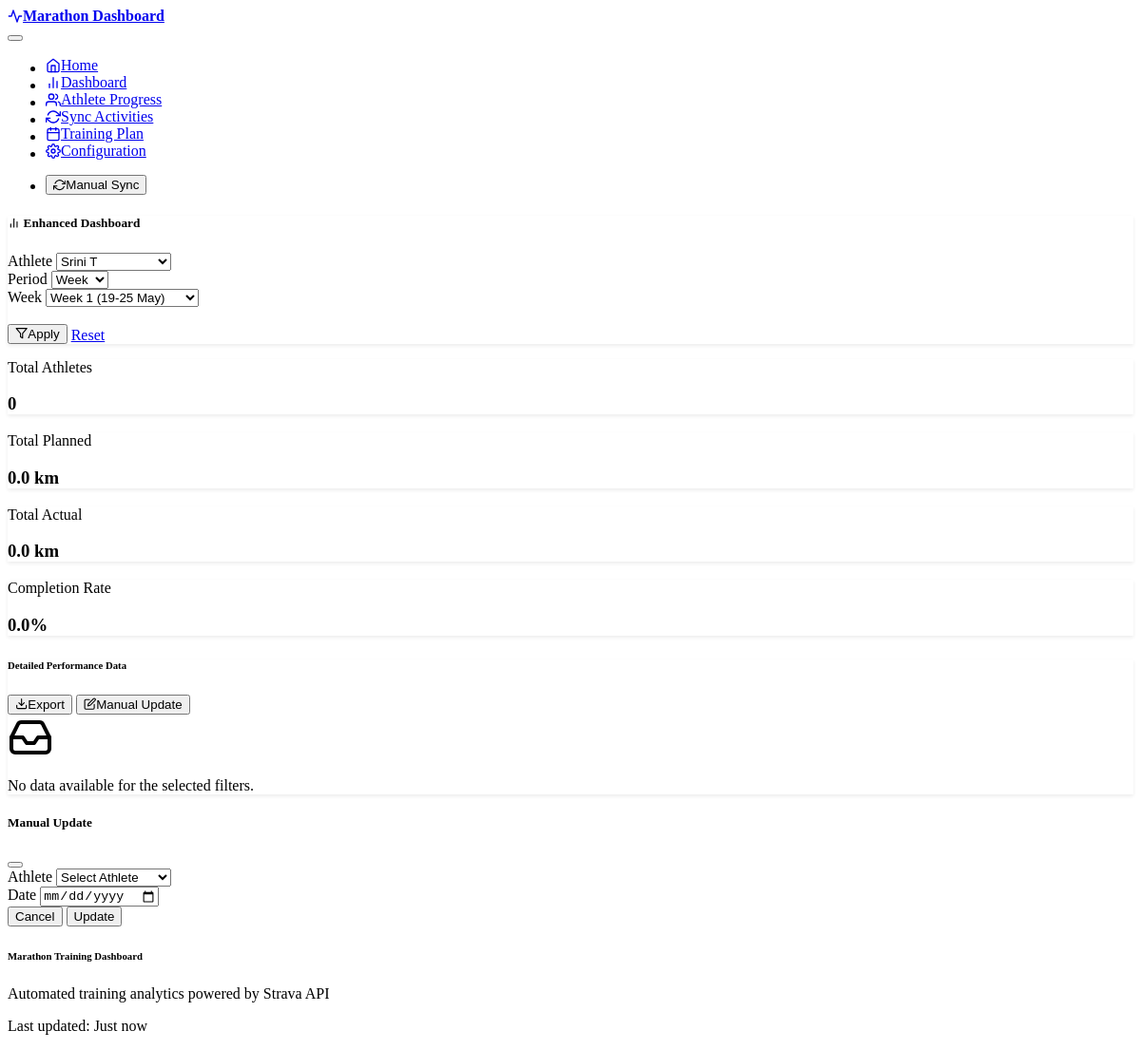
The page /dashboard?athlete_id=2 on the database as committed earlier.
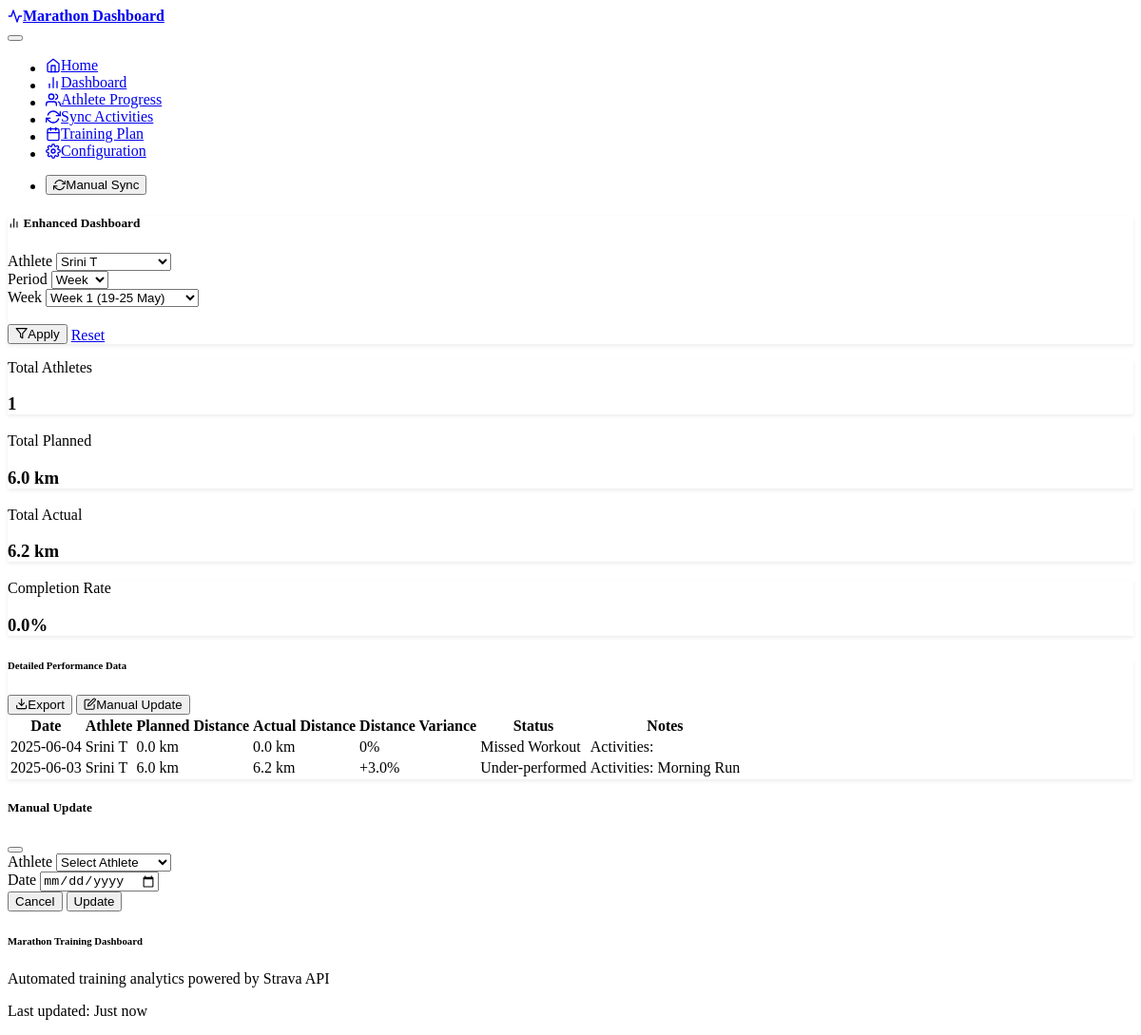
The same page on the database as committed later.
### models.py (models this page shows)
class DailySummary(db.Model):
    id = db.Column(db.Integer, primary_key=True)
    athlete_id = db.Column(db.Integer,
                           db.ForeignKey('athlete.id'),
                           nullable=False)
    summary_date = db.Column(db.DateTime, nullable=False)
    actual_distance_km = db.Column(db.Float, nullable=True)
    planned_distance_km = db.Column(db.Float, nullable=True)
    actual_pace_min_per_km = db.Column(db.Float, nullable=True)
    planned_pace_min_per_km = db.Column(db.Float, nullable=True)
    distance_variance_percent = db.Column(db.Float, nullable=True)
    pace_variance_percent = db.Column(db.Float, nullable=True)
    status = db.Column(db.String(50),
                       nullable=True)  # On Track, Under-performed, etc.
    notes = db.Column(db.Text, nullable=True)
    created_at = db.Column(db.DateTime, default=datetime.utcnow)
    __table_args__ = (
        UniqueConstraint('athlete_id', 'summary_date', name='uq_daily_summary_athlete_date'),
        db.Index('idx_daily_summary_date', 'summary_date'),
        db.Index('idx_daily_summary_athlete', 'athlete_id'),
        db.Index('idx_daily_summary_status', 'status')
    )
    __table_args__ = (UniqueConstraint('athlete_id', 'summary_date', name='uq_daily_summary_athlete_date'),)

class Athlete(db.Model):
    id = db.Column(db.Integer, primary_key=True)
    name = db.Column(db.String(100), nullable=False)
    strava_athlete_id = db.Column(db.Integer, unique=True, nullable=True)
    refresh_token = db.Column(db.String(255), nullable=True)
    access_token = db.Column(db.String(255), nullable=True)
    token_expires_at = db.Column(db.DateTime, nullable=True)
    is_active = db.Column(db.Boolean, default=True)
    created_at = db.Column(db.DateTime, default=datetime.utcnow)
    activities = db.relationship('Activity', backref='athlete', lazy=True)
    planned_workouts = db.relationship('PlannedWorkout',
                                       backref='athlete',
                                       lazy=True)
    daily_summaries = db.relationship('DailySummary',
                                      backref='athlete',
                                      lazy=True)

### routes.py (the view, shortened to what this page needs)
@app.route('/dashboard')
def dashboard():
    try:
        athlete_filter = request.args.get('athlete_id', type=int)
        date_filter = request.args.get('date')
        period_filter = request.args.get('period', 'week')  # Default to week view
        activity_filter = request.args.get('activity_type', 'all')
        week_filter = request.args.get('week')
        month_filter = request.args.get('month')
        start_date_filter = request.args.get('start_date')
        end_date_filter = request.args.get('end_date')
        base_date = datetime(2025, 5, 19)  # Week 1 starts May 19
        current_date = datetime.now()
        days_since_base = (current_date.date() - base_date.date()).days
        current_week_num = (days_since_base // 7) + 1
        if period_filter == 'day':
            if start_date_filter:
                target_date = datetime.strptime(start_date_filter, '%Y-%m-%d')
            else:
                target_date = datetime.now().replace(hour=0, minute=0, second=0, microsecond=0)
        elif period_filter == 'week':
            if week_filter:
                week_num = int(week_filter.split('-')[1]) - 1
                target_date = base_date + timedelta(weeks=week_num)
            else:
                target_date = base_date + timedelta(weeks=current_week_num - 1)
                week_filter = f"week-{current_week_num}"
        else:
            target_date = datetime.now().replace(hour=0, minute=0, second=0, microsecond=0)
        all_athletes = db.session.query(Athlete).filter_by(is_active=True).order_by(Athlete.name).all()
        dashboard_data = get_enhanced_dashboard_data(
            target_date, athlete_filter, period_filter, activity_filter,
            start_date_filter, end_date_filter
        )
        dashboard_builder = DashboardBuilder()
        weekly_trends = dashboard_builder.get_weekly_trends(target_date)
        return render_template('dashboard.html',
                               dashboard_data=dashboard_data,
                               weekly_trends=weekly_trends,
                               target_date=target_date,
                               all_athletes=all_athletes,
                               filters={
                                   'athlete_id': athlete_filter,
                                   'date': date_filter,
                                   'period': period_filter,
                                   'activity_type': activity_filter,
                                   'week': week_filter,
                                   'month': month_filter,
                                   'start_date': start_date_filter,
                                   'end_date': end_date_filter
                               })
    except Exception as e:
        logger.error(f"Error loading dashboard: {e}")
        flash(f"Error loading dashboard: {e}", "error")
        return redirect(url_for('index'))

### templates/dashboard.html (shortened to what this page needs)
{% extends "base.html" %}
{% block content %}
<div class="container">
    <div class="row mb-4">
        <div class="col-12">
            <div class="card">
                <div class="card-header">
                    <h5 class="card-title mb-3">
                        <i data-feather="bar-chart-2" class="me-2"></i>
                        Enhanced Dashboard
                    </h5>
                    <form method="GET" class="row g-3">
                        <div class="col-md-3">
                            <label for="athlete_filter" class="form-label">Athlete</label>
                            <select name="athlete_id" id="athlete_filter" class="form-select">
                                {% for athlete in all_athletes %}
                                <option value="{{ athlete.id }}" {% if filters.athlete_id == athlete.id %}selected{% endif %}>
                                    {{ athlete.name }}
                                </option>
                                {% endfor %}
                            </select>
                        </div>
                        <div class="col-md-2">
                            <label for="period_filter" class="form-label">Period</label>
                            <select name="period" id="period_filter" class="form-select" onchange="toggleDateInputs()">
                                <option value="week" {% if filters.period == 'week' %}selected{% endif %}>Week</option>
                            </select>
                        </div>
                        <div class="col-md-2" id="week_selector_container" style="display: none;">
                            <label for="week_selector" class="form-label">Week</label>
                            <select name="week" id="week_selector" class="form-select">
                                <option value="week-1">Week 1 (19-25 May)</option>
                            </select>
                        </div>
                        <div class="col-md-3">
                            <label class="form-label">&nbsp;</label>
                            <div class="d-flex gap-2">
                                <button type="submit" class="btn btn-primary">
                                    <i data-feather="filter" class="me-1"></i>Apply
                                </button>
                                <a href="{{ url_for('dashboard') }}" class="btn btn-outline-secondary">Reset</a>
                            </div>
                        </div>
                    </form>
                </div>
            </div>
        </div>
    </div>
    <div class="row mb-4">
        <div class="col-md-3">
            <div class="card bg-primary text-white h-100">
                <div class="card-body">
                    <div class="d-flex justify-content-between">
                        <div>
                            <p class="card-text">Total Athletes</p>
                            <h3 class="mb-0" id="tile-total-athletes">{{ dashboard_data.period_stats.total_athletes }}</h3>
                        </div>
                    </div>
                </div>
            </div>
        </div>
        <div class="col-md-3">
            <div class="card bg-success text-white h-100">
                <div class="card-body">
                    <div class="d-flex justify-content-between">
                        <div>
                            <p class="card-text">Total Planned</p>
                            <h3 class="mb-0" id="tile-total-planned">{{ "%.1f"|format(dashboard_data.period_stats.total_planned) }} km</h3>
                        </div>
                    </div>
                </div>
            </div>
        </div>
        <div class="col-md-3">
            <div class="card bg-info text-white h-100">
                <div class="card-body">
                    <div class="d-flex justify-content-between">
                        <div>
                            <p class="card-text">Total Actual</p>
                            <h3 class="mb-0" id="tile-total-actual">{{ "%.1f"|format(dashboard_data.period_stats.total_actual) }} km</h3>
                        </div>
                    </div>
                </div>
            </div>
        </div>
        <div class="col-md-3">
            <div class="card bg-{{ 'success' if dashboard_data.period_stats.completion_rate >= 80 else 'warning' if dashboard_data.period_stats.completion_rate >= 60 else 'danger' }} text-white h-100">
                <div class="card-body">
                    <div class="d-flex justify-content-between">
                        <div>
                            <p class="card-text">Completion Rate</p>
                            <h3 class="mb-0" id="tile-completion-rate">{{ "%.1f"|format(dashboard_data.period_stats.completion_rate) }}%</h3>
                        </div>
                    </div>
                </div>
            </div>
        </div>
    </div>
    <div class="row mb-4">
        <div class="col-12">
            <div class="card">
                <div class="card-header d-flex justify-content-between align-items-center">
                    <h6 class="mb-0">Detailed Performance Data</h6>
                    <div class="btn-group">
                        <button class="btn btn-sm btn-outline-primary" onclick="exportToCSV()">
                            <i data-feather="download" class="me-1"></i>Export
                        </button>
                        <button class="btn btn-sm btn-primary" onclick="showManualUpdateModal()">
                            <i data-feather="edit" class="me-1"></i>Manual Update
                        </button>
                    </div>
                </div>
                <div class="card-body">
                    {% if dashboard_data.summaries %}
                    <div class="table-responsive">
                        <table class="table table-hover" id="summaryTable">
                            <thead>
                                <tr>
                                    <th>Date</th>
                                    <th>Athlete</th>
                                    <th>Planned Distance</th>
                                    <th>Actual Distance</th>
                                    <th>Distance Variance</th>
                                    <th>Status</th>
                                    <th>Notes</th>
                                </tr>
                            </thead>
                            <tbody>
                                {% for summary in dashboard_data.summaries %}
                                <tr>
                                    <td>{{ summary.date.strftime('%Y-%m-%d') }}</td>
                                    <td>{{ summary.athlete_name }}</td>
                                    <td>{{ "%.1f"|format(summary.planned_distance) }} km</td>
                                    <td>{{ "%.1f"|format(summary.actual_distance) }} km</td>
                                    <td>
                                        {% if summary.distance_variance > 0 %}
                                            <span class="text-success">+{{ "%.1f"|format(summary.distance_variance) }}%</span>
                                        {% elif summary.distance_variance < 0 %}
                                            <span class="text-danger">{{ "%.1f"|format(summary.distance_variance) }}%</span>
                                        {% else %}
                                            <span class="text-muted">0%</span>
                                        {% endif %}
                                    </td>
                                    <td>
                                        {% if summary.status == 'On Track' %}
                                            <span class="badge bg-success">{{ summary.status }}</span>
                                        {% elif summary.status == 'Over-performed' %}
                                            <span class="badge bg-info">{{ summary.status }}</span>
                                        {% elif summary.status == 'Under-performed' %}
                                            <span class="badge bg-warning">{{ summary.status }}</span>
                                        {% elif summary.status == 'Missed Workout' %}
                                            <span class="badge bg-danger">{{ summary.status }}</span>
                                        {% else %}
                                            <span class="badge bg-secondary">{{ summary.status }}</span>
                                        {% endif %}
                                    </td>
                                    <td>{{ summary.notes or '-' }}</td>
                                </tr>
                                {% endfor %}
                            </tbody>
                        </table>
                    </div>
                    {% else %}
                    <div class="text-center py-4">
                        <i data-feather="inbox" style="width: 3rem; height: 3rem;" class="text-muted mb-3"></i>
                        <p class="text-muted">No data available for the selected filters.</p>
                    </div>
                    {% endif %}
                </div>
            </div>
        </div>
    </div>
</div>
<div class="modal fade" id="manualUpdateModal" tabindex="-1">
    <div class="modal-dialog">
        <div class="modal-content">
            <div class="modal-header">
                <h5 class="modal-title">Manual Update</h5>
                <button type="button" class="btn-close" data-bs-dismiss="modal"></button>
            </div>
            <div class="modal-body">
                <form id="manualUpdateForm">
                    <div class="mb-3">
                        <label for="updateAthlete" class="form-label">Athlete</label>
                        <select class="form-select" id="updateAthlete" required>
                            <option value="">Select Athlete</option>
                        </select>
                    </div>
                    <div class="mb-3">
                        <label for="updateDate" class="form-label">Date</label>
                        <input type="date" class="form-control" id="updateDate" required>
                    </div>
                </form>
            </div>
            <div class="modal-footer">
                <button type="button" class="btn btn-secondary" data-bs-dismiss="modal">Cancel</button>
                <button type="button" class="btn btn-primary" onclick="performManualUpdate()">Update</button>
            </div>
        </div>
    </div>
</div>
{% endblock %}

Rows that differ between the two databases and show on the page:
added DailySummary: date "2025-06-04", status "Missed Workout", notes "Activities:"
now on this page (row edited): Athlete: athlete_name "Srini T" "Srini T"
added DailySummary: date "2025-06-03", planned_distance "6.0", actual_distance "6.2", distance_variance "3.0", status "Under-performed", notes "Activities: Morning Run"
Other text that changed with them:
{{ dashboard_data.period_stats.total_athletes }}: "0" → "1"
{{ "%.1f"|format(dashboard_data.period_stats.total_planned) }}: "0.0" → "6.0"
{{ "%.1f"|format(dashboard_data.period_stats.total_actual) }}: "0.0" → "6.2"
text no longer shown: "No data available for the selected filters."
text now shown: "Date Athlete Planned Distance Actual Distance Distance Variance Status Notes"
new list line: "0.0 km 0.0 km 0%"
new list line: "km km + %"
